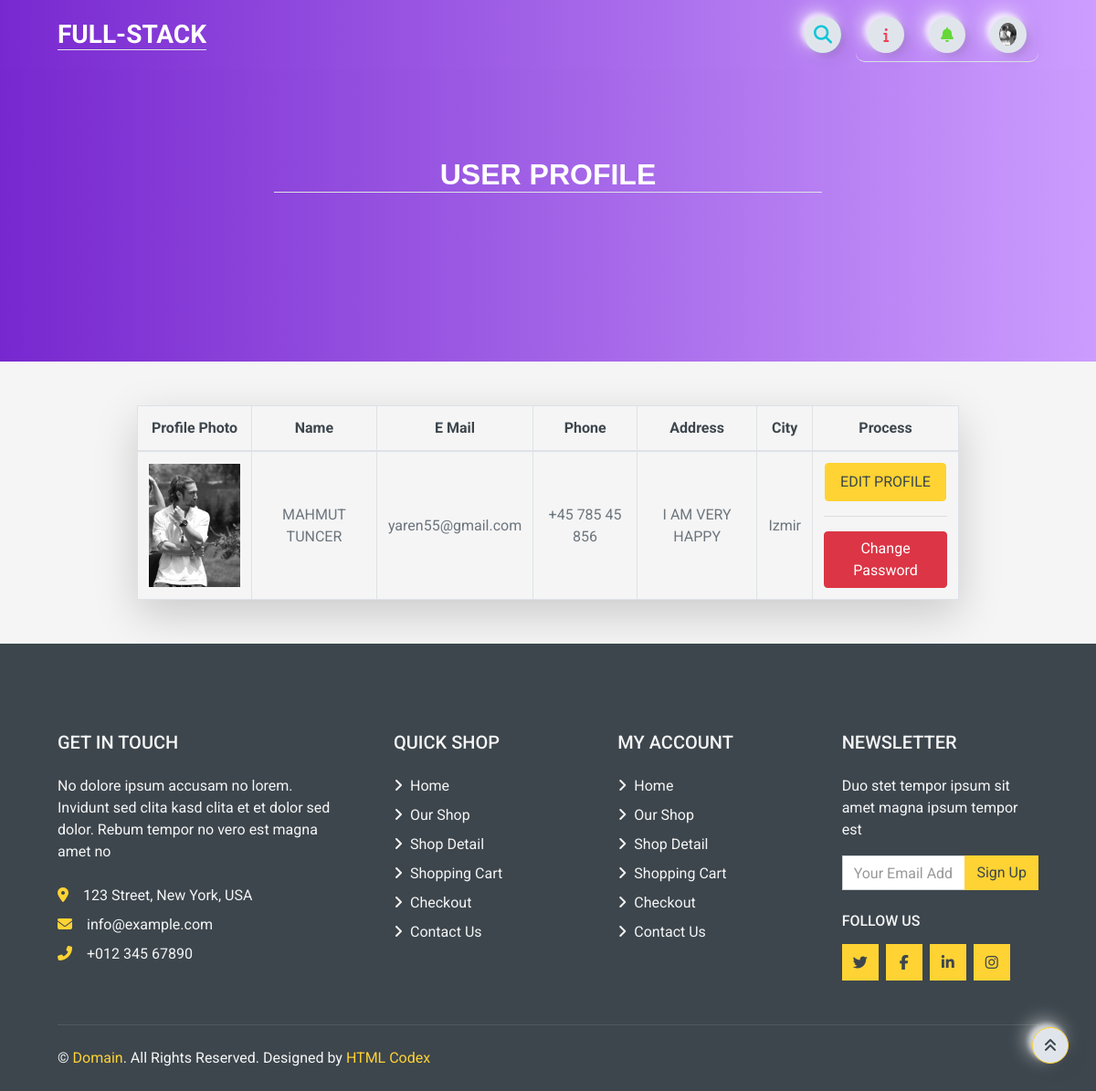
Screenshot of /user/ (signed in) with the database file from the repository.
### home/models.py (models this page shows, shortened)
class UserProfile(models.Model):
    user = models.OneToOneField(User, on_delete=models.CASCADE)
    phone = models.CharField(blank=True, max_length=20)
    address = models.CharField(blank=True, max_length=150)
    city = models.CharField(blank=True, max_length=20)
    country = models.CharField(blank=True, max_length=50)
    image = models.ImageField(blank=True, upload_to='images/users/')
    def image_tag(self):
        return mark_safe('<img src="{}" height="50"/>'.format(self.image.url))
    image_tag.short_description = 'Image'

### user/views.py (the view)
# urls.py: path("", views.index, name="index"),
@login_required(login_url='/login') # Check login
def index(request):
    profile = UserProfile.objects.get_or_create(user=request.user)[0]
    if request.method == 'POST':
        user_form = UserUpdateForm(request.POST, request.FILES, instance=request.user)
        profile_form = UserProfileForm(request.POST, request.FILES, instance=request.user.userprofile)
        if user_form.is_valid() and profile_form.is_valid():
            user_form.save()
            profile_form.save()
            messages.success(request, 'Your account has been updated!')
            return redirect('user_profile')
    else:
        user_form = UserUpdateForm(instance=request.user)
        profile_form = ProfileUpdateForm(instance=request.user.userprofile)
        context = {'profile': profile,
                   'user_form': user_form,
                   'profile_form': profile_form,
                   'page': 'USER PROFILE',}
        return render(request, 'user_profile.html', context)

### user/forms.py
class UserUpdateForm(UserChangeForm):
    class Meta:
        model = User
        fields = ('username', 'email', 'first_name', 'last_name')
        widgets = {
            'first_name': TextInput(attrs={'class': 'input', 'placeholder': 'first_name'}),
            'last_name': TextInput(attrs={'class': 'input', 'placeholder': 'last_name'}),
            'username': TextInput(attrs={'class': 'input', 'placeholder': 'username'}),
            'email': EmailInput(attrs={'class': 'input', 'placeholder': 'email'}),
        }
    def __init__(self, *args, **kwargs):
        super().__init__(*args, **kwargs)
        self.fields.pop('email')
        self.fields.pop('username')
        self.fields.pop('password')

class ProfileUpdateForm(forms.ModelForm):
    class Meta:
        model = UserProfile
        fields = ('phone', 'address', 'city', 'country', 'image')
        widgets = {
            'phone': TextInput(attrs={'class': 'input', 'placeholder': 'phone'}),
            'address': TextInput(attrs={'class': 'input', 'placeholder': 'address'}),
            'city': Select(attrs={'class': 'input', 'placeholder': 'city'}, choices=CITY),
            'country': TextInput(attrs={'class': 'input', 'placeholder': 'country'}),
            'image': FileInput(attrs={'class': 'input', 'placeholder': 'image', }),
        }

### user/templates/user_profile.html (shortened to what this page needs)
{% extends 'base.html' %}
{% load static %}
{% block body %}
<header>
    <div class="header m-auto">
        <div class="container" style="position: relative;">
            <h2 class="text-light px-2 m-auto border-bottom" id="navbar-text">USER PROFILE</h2>
        </div>
    </div>
</header>
<table class="table table-bordered text-center rounded shadow-lg mt-5 w-75" style="margin: auto;">
    <thead class="bg-secondary text-dark">
        <tr>
            <th>Profile Photo</th>
            <th>Name</th>
            <th>E Mail</th>
            <th>Phone</th>
            <th>Address</th>
            <th>City</th>
            <th>Process</th>
        </tr>
    </thead>
    <tbody class="align-middle">
        <tr>
            {% if profile.image %}
            <td class="align-middle"><img src="{{ profile.image.url }}" alt="..." style="width: 100px;"></td>
            {% else %}
            <td class="align-middle"><img src="" alt="NO PHOTO!" style="width: 100px;"></td>
            {% endif %}
            <td class="align-middle">{{ profile.user.get_full_name }}</td>
            <td class="align-middle">{{ profile.user.email }}</td>
            <td class="align-middle">{{ profile.phone }}</td>
            <td class="align-middle">{{ profile.address }}</td>
            <td class="align-middle">{{ profile.city }}</td>
            <td class="align-middle">
                <a class="btn btn-primary rounded px-3 py-2 rounded text-light align-items-center hidden-arrow" id="navbarDropdownEditProfile" type="button" data-toggle="modal" data-target="#containereditprofile">EDIT PROFILE</a>
                <hr>
                <a class="btn btn-danger rounded rounded align-items-center hidden-arrow" href="/user/settings">Change Password</a>
            </td>
        </tr>
    </tbody>
</table>
{% endblock %}

### home/templates/navbar.html (shortened to what this page needs)
{% load static %}
{% load active_link_tags %}
{% block body %}
<nav class="navbar navbar-expand-lg bg-light gradient-custom px-5">
    <div class="container-fluid">
        <div class="collapse navbar-collapse" id="navbarSupportedContent">
            <a class="navbar-brand mt-2 mt-lg-0" href="/">
                <h3 class="pt-1 mb-1 text-light border-bottom">FULL-STACK</h3>
            </a>
        </div>
        <form action="{% url 'search' %}" method="POST">
            <div class="search-box">
                <button class="btn btnnavbar btn-search" type="button"><i class="fas fa-search"></i></button>
            </div>
        </form>
        <div class="d-flex align-items-center frame-right border-bottom">
        {% with request.resolver_match.url_name as url_name %}
                <a class="text-reset me-3 btn btnnavbar" id="information" href="#" type="button"
                {% if url_name == 'index' %}
                    onclick="homeInfo()"
                {% elif url_name == 'post_detail' %}
                    onclick="detailInfo()"
                {% elif url_name == 'search' %}
                    onclick="searchInfo()"
                {% endif %}>
                    <i class="fa-solid fa-info" style="color:#ee4056;"></i>
                </a>
        {% endwith %}
            <div class="dropdownnotif">
                <a class="text-reset me-3 dropbtnnotif hidden-arrow btn btnnavbar" href="#" onclick="myFunctionNotif()" id="navbarDropdownMenuLink" role="button" data-mdb-toggle="dropdown" aria-expanded="false">
                    <i class="fas fa-bell" style="color:#65d838;"></i>
                </a>
            </div>
            {%  if user.id is not None %}
            <div class="dropdown" id="login-signup">
                <a class="dropbtn d-flex align-items-center hidden-arrow btnnavbar" href="#" onclick="myFunction()" id="navbarDropdownMenuAvatar" role="button" data-mdb-toggle="dropdown" aria-expanded="false">
                    {% if profile.image %}
                    <img src="{{ profile.image.url }}" class="rounded-circle" height="25" alt="Black and White Portrait of a Man" loading="lazy" />
                    {% else %}
                    <img src="" class="rounded-circle" height="25" alt="Black and White Portrait of a Man" loading="lazy" alt="NO PHOTO!" />
                    {% endif %}
                </a>
            </div>
            {% else %}
            <div class="dropdown" id="login-signup">
                <a class="dropbtn d-flex align-items-center hidden-arrow btnnavbar" href="#" id="navbarDropdownMenuAvatar" type="button" data-toggle="modal" data-target="#containerlog" onclick="containerLogClose()">
                    <i class="fa-regular fa-user text-dark"></i>
                </a>
            </div>
            {% endif %}
        </div>
    </div>
</nav>
{% endblock %}

### home/static/css/main.css (style rules this page uses)
.gradient-custom { background: rgb(106, 17, 203); background: -webkit-linear-gradient(to right, rgba(106, 17, 203, 0.9), rgba(199, 147, 255, 0.9)); background: linear-gradient(to right, rgba(106, 17, 203, 0.9), rgba(199, 147, 255, 0.9)); }
.header { background: rgb(106, 17, 203); background: -webkit-linear-gradient(to right, rgba(106, 17, 203, 0.9), rgba(199, 147, 255, 0.9));; background: linear-gradient(to right, rgba(106, 17, 203, 0.9), rgba(199, 147, 255, 0.9));; height: 40vh; }
.frame-right { display: flex; flex-direction: row; justify-content: space-around; align-items: center; height: 60px; width: 200px; position: relative; transition: box-shadow 0.6s cubic-bezier(0.79,0.21,0.06,0.81); border-radius: 10px; }
.btnnavbar { height: 40px; width: 40px; border-radius: 150px; background: #e0e5ec; display: flex; flex-direction: column; justify-content: center; align-items: center; -webkit-tap-highlight-color:rgba(0,0,0,0); -webkit-tap-highlight-color:transparent; box-shadow: -7px -7px 20px #fff9, -4px -4px 5px 0px #fff9, 7px 7px 20px 0px #0001, 4px 4px 5px 0px #0001, inset 0px 0px 0px 0px #fff9, inset 0px 0px 0px 0px #0001, inset 0px 0px 0px 0px #fff9, inset 0px 0px 0px 0px #0001 ; transition: box-shadow 0.5s cubic-bezier(0.79,0.21,0.06,0.81); font-size: 16px; color: rgba(42,52,84,1); }
.dropbtn { color: white; padding: 16px; font-size: 16px; border: none; cursor: pointer; }
.dropdown { position: relative; display: inline-block; }
.dropdownnotif { position: relative; display: inline-block; }
.search-box { width: fit-content; height: fit-content; position: relative; margin-right: 1rem; }
.btn-search { width: 40px; height: 40px; border-style: none; font-size: 20px; font-weight: bold; outline: none; cursor: pointer; position: absolute; right: 0px; color:#0bc6d7 ; pointer-events: painted; border-radius: 150px; -webkit-tap-highlight-color:rgba(0,0,0,0); -webkit-tap-highlight-color:transparent; box-shadow: -7px -7px 20px #fff9, -4px -4px 5px 0px #fff9, 7px 7px 20px 0px #0001, 4px 4px 5px 0px #0001, inset 0px 0px 0px 0px #fff9, inset 0px 0px 0px 0px #0001, inset 0px 0px 0px 0px #fff9, inset 0px 0px 0px 0px #0001 ; transition: box-shadow 0.5s cubic-bezier(0.79,0.21,0.06,0.81); text-decoration: none; }
#navbar-text { align-items: center; text-align: center; font-family: 'Quicksand', sans-serif; top: 6rem; position: relative; margin: auto; max-width: 54%; }

### rows the page displays
UserProfile: image (picture), user.get_full_name "MAHMUT TUNCER", user.email "yaren55@gmail.com", phone "+45 785 45 856", address "I AM VERY HAPPY", city "Izmir"
